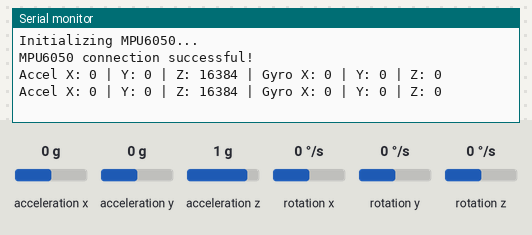
Simulated run of this sketch. Board: ESP32. Shown: the last lines printed to the serial monitor. The inputs (shaded band) are chosen by the test bench; at power-on: acceleration x 0 g, acceleration y 0 g, acceleration z 1 g, rotation x 0 °/s, rotation y 0 °/s, rotation z 0 °/s.

Above: at 1.2 s.
1.3 s: acceleration x set to -1.4 g
At 2.6 s:
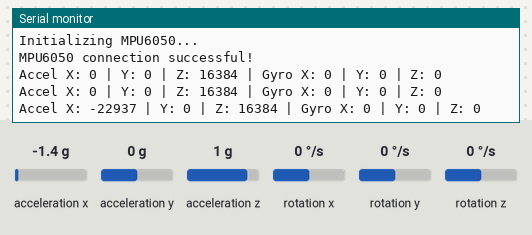
2.8 s: acceleration y set to -1.4 g
At 3.8 s:
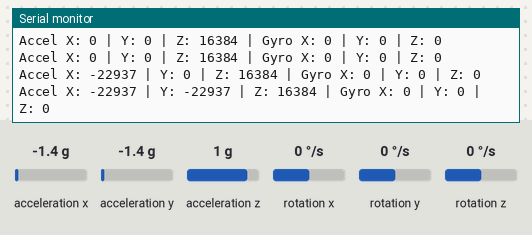
4.3 s: acceleration z set to -1.4 g
At 5.6 s:
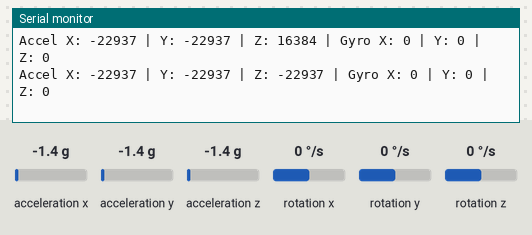
5.8 s: rotation x set to -192 °/s
At 6.5 s:
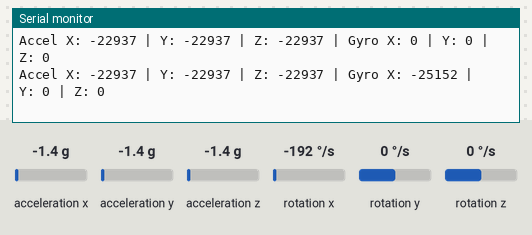
7.3 s: rotation y set to -192 °/s
At 8.4 s:
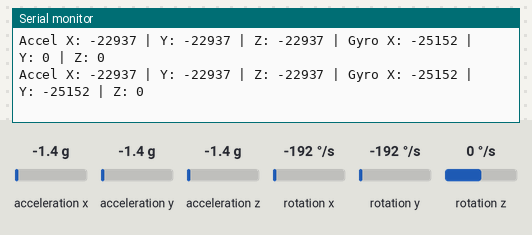

The sketch:

IMU_datastrm.ino
```cpp
#include <Wire.h>
#include <MPU6050.h>

MPU6050 mpu;

void setup() {
  Serial.begin(115200);
  Wire.begin();

  Serial.println("Initializing MPU6050...");
  mpu.initialize();

  if (mpu.testConnection()) {
    Serial.println("MPU6050 connection successful!");
  } else {
    Serial.println("MPU6050 connection failed!");
  }
}

void loop() {
  int16_t ax, ay, az, gx, gy, gz;
  mpu.getMotion6(&ax, &ay, &az, &gx, &gy, &gz);

  Serial.print("Accel X: "); Serial.print(ax);
  Serial.print(" | Y: "); Serial.print(ay);
  Serial.print(" | Z: "); Serial.print(az);
  Serial.print(" | Gyro X: "); Serial.print(gx);
  Serial.print(" | Y: "); Serial.print(gy);
  Serial.print(" | Z: "); Serial.println(gz);

  delay(1000);
}
```

Measured:
- after the input at 1.3 s, the serial monitor: prints a new line after 0.71 s (image 1)
- after the input at 2.8 s, the serial monitor: prints a new line after 0.22 s (image 2)
- after the input at 4.3 s, the serial monitor: prints a new line after 0.72 s (image 3)
- after the input at 5.8 s, the serial monitor: prints a new line after 0.23 s (image 4)
- after the input at 7.3 s, the serial monitor: prints a new line after 0.74 s (image 5)
